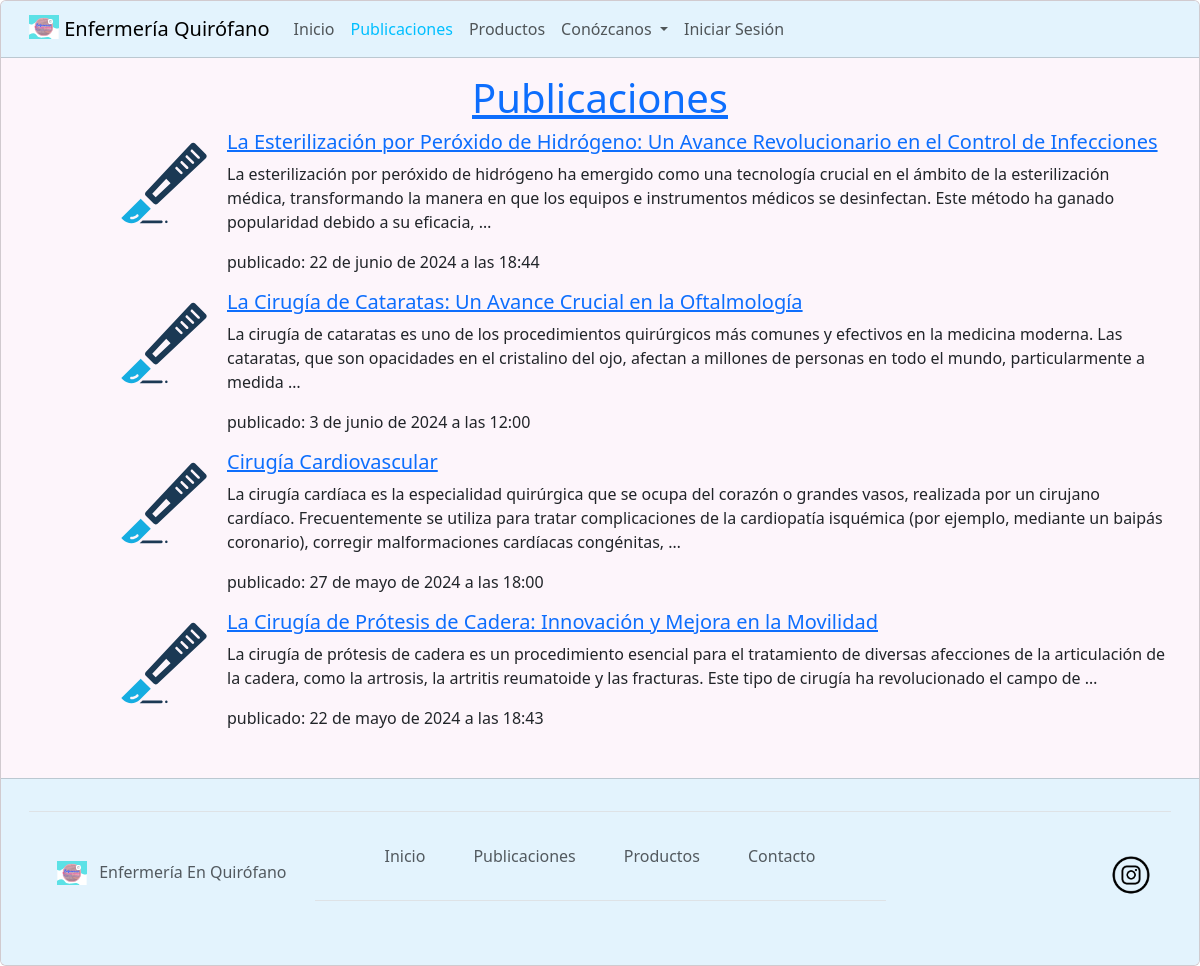
Screenshot of /publicacion/post_list with the database file from the repository.
### publicacion/models.py (models this page shows, shortened)
class Post(models.Model):
    author = models.ForeignKey(settings.AUTH_USER_MODEL, on_delete=models.CASCADE)
    title = models.CharField(max_length=200)
    text = models.TextField()
    image = models.ImageField(null=True)
    created_date = models.DateTimeField(
            default=timezone.now)
    published_date = models.DateTimeField(
            blank=True, null=True)

### publicacion/views.py (the view)
# urls.py: path('post_list', views.post_list, name='post_list'),
def post_list(request):
    posts = Post.objects.filter(published_date__lte=timezone.now()).order_by('-published_date')
    context ={'posts': posts}
    return render (request,'publicacion/post_list.html',context)

### publicacion/templates/publicacion/post_list.html
{% extends 'publicacion/base2.html' %}
{% load static %}
{% block content %}
<ul>
    {% for post in posts %}
    <li style="list-style: none; /* Elimina los puntos de la lista */">
        <div style="display: flex; align-items: flex-start;">
            <div class="flex-shrink-0" style="margin-right: 10px;">
                <a href="{% url 'post_detail' pk=post.pk %}">
                    <img class="publicaciones" src="{% static 'img/icono_bisturi.svg' %}" alt="cirugía">
                </a>
            </div>
            <div class="flex-grow-1">
                <h5><a href="{% url 'post_detail' pk=post.pk %}">{{ post.title }}</a></h5>
                <p>{{ post.text|truncatewords_html:40 }}</p>
                <div class="date">
                    <p>publicado: {{ post.published_date }}</p>
                </div>
            </div>
        </div>
    </li>
    {% endfor %}
</ul>
{% endblock %}

### publicacion/static/css/stylesheet.css (style rules this page uses)
.publicaciones { height: 100px; width: 100px; margin: 3px; padding: 3px; }

### rows the page displays
Post: title "La Esterilización por Peróxido de Hidrógeno: Un Avance Revolucionario en el Control de Infecciones", text "La esterilización por peróxido de hidrógeno ha emergido como una tecnología crucial en el ámbito de la esterilización médica, transformando la manera en que los equipos e instrumentos médicos se desinfectan. Este método ha ganado popularidad debido a su eficacia, …", published_date "22 de junio de 2024 a las 18:44"
Post: title "La Cirugía de Cataratas: Un Avance Crucial en la Oftalmología", text "La cirugía de cataratas es uno de los procedimientos quirúrgicos más comunes y efectivos en la medicina moderna. Las cataratas, que son opacidades en el cristalino del ojo, afectan a millones de personas en todo el mundo, particularmente a medida …", published_date "3 de junio de 2024 a las 12:00"
Post: title "Cirugía Cardiovascular", text "La cirugía cardíaca es la especialidad quirúrgica que se ocupa del corazón o grandes vasos, realizada por un cirujano cardíaco. Frecuentemente se utiliza para tratar complicaciones de la cardiopatía isquémica (por ejemplo, mediante un baipás coronario), corregir malformaciones cardíacas congénitas, …", published_date "27 de mayo de 2024 a las 18:00"
Post: title "La Cirugía de Prótesis de Cadera: Innovación y Mejora en la Movilidad", text "La cirugía de prótesis de cadera es un procedimiento esencial para el tratamiento de diversas afecciones de la articulación de la cadera, como la artrosis, la artritis reumatoide y las fracturas. Este tipo de cirugía ha revolucionado el campo de …", published_date "22 de mayo de 2024 a las 18:43"
